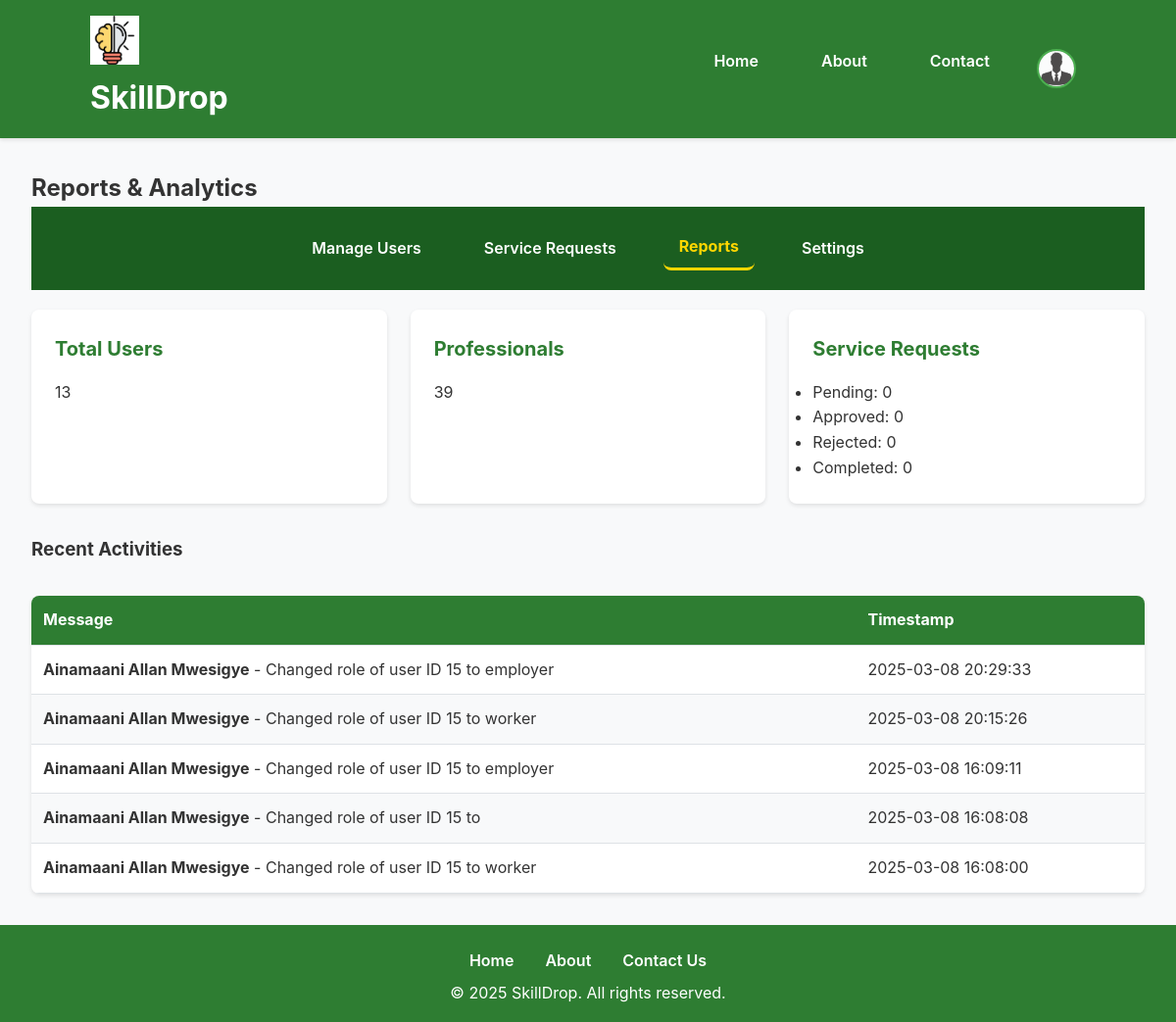
Screenshot of /admin/reports.php (signed in) with the database file from the repository.
### tables this page shows
CREATE TABLE `logs` (
  `id` int(11) NOT NULL,
  `user_id` int(11) DEFAULT NULL,
  `action` varchar(255) NOT NULL,
  `description` text DEFAULT NULL,
  `ip_address` varchar(45) DEFAULT '127.0.0.1',
  `user_agent` text NOT NULL,
  `created_at` timestamp NOT NULL DEFAULT current_timestamp()
);

CREATE TABLE `users` (
  `id` int(11) NOT NULL,
  `full_name` varchar(100) NOT NULL,
  `role` varchar(20) NOT NULL,
  `status` varchar(20) NOT NULL DEFAULT 'pending',
  `email` varchar(100) NOT NULL,
  `phone` varchar(15) DEFAULT NULL,
  `password` varchar(255) NOT NULL,
  `location` varchar(255) DEFAULT NULL,
  `profile_image` varchar(225) DEFAULT NULL,
  `created_at` timestamp NOT NULL DEFAULT current_timestamp()
);

### admin/reports.php (the view, shortened to what this page needs)
<?php
include '../includes/header.php';
include '../includes/db.php';
$total_users = $conn->query("SELECT COUNT(*) as total FROM users")->fetch_assoc()['total'];
$total_professionals = $conn->query("SELECT COUNT(*) as total FROM professionals")->fetch_assoc()['total'];
$request_data = [];
?>
<main class="main">
    <h2>Reports & Analytics</h2>
    <nav class="nav-links" id="adminlinks">
        <div class="nav-links-container">
            <a href="manage-users.php" class="nav-link">
                <i class="fas fa-users"></i> Manage Users
            </a>
            <a href="manage-requests.php" class="nav-link">
                <i class="fas fa-tasks"></i> Service Requests
            </a>
            <a href="reports.php" class="nav-link active">
                <i class="fas fa-chart-line"></i> Reports
            </a>
            <a href="settings.php" class="nav-link">
                <i class="fas fa-cog"></i> Settings
            </a>
        </div>
    </nav>
    <div class="dashboard-grid">
        <div class="dashboard-card">
            <h3 class="card-title"><i class="fas fa-users"></i> Total Users</h3>
            <p><?php echo $total_users; ?></p>
        </div>
        <div class="dashboard-card">
            <h3 class="card-title"><i class="fas fa-briefcase"></i> Professionals</h3>
            <p><?php echo $total_professionals; ?></p>
        </div>
        <div class="dashboard-card">
            <h3 class="card-title"><i class="fas fa-tasks"></i> Service Requests</h3>
            <ul>
                <li>Pending: <?php echo $request_data['pending'] ?? 0; ?></li>
                <li>Approved: <?php echo $request_data['approved'] ?? 0; ?></li>
                <li>Rejected: <?php echo $request_data['rejected'] ?? 0; ?></li>
                <li>Completed: <?php echo $request_data['completed'] ?? 0; ?></li>
            </ul>
        </div>
    </div>
    <section class="recent-activities">
    <h3 class="card-title"><i class="fas fa-bell"></i> Recent Activities</h3>
    <table class="admin-table">
        <thead>
            <tr>
                <th>Message</th>
                <th>Timestamp</th>
            </tr>
        </thead>
        <tbody>
            <?php
            $logs_query = "
                SELECT logs.description, logs.created_at, logs.user_id,
                    actor.full_name AS actor_name, affected.full_name AS affected_name
                FROM logs
                LEFT JOIN users AS actor ON logs.user_id = actor.id
                LEFT JOIN users AS affected ON logs.description REGEXP 'user ID: [0-9]+'
                    AND SUBSTRING_INDEX(logs.description, 'user ID: ', -1) = affected.id
                ORDER BY logs.created_at DESC
                LIMIT 5
            ";
            $logs_result = $conn->query($logs_query);
            if ($logs_result->num_rows > 0):
                while ($log = $logs_result->fetch_assoc()):
                    $actor_name = htmlspecialchars($log['actor_name'] ?? 'Unknown User');
                    $timestamp = date("Y-m-d H:i:s", strtotime($log['created_at']));
                    $description = htmlspecialchars($log['description']);
            ?>
                <tr>
                    <td><strong><?php echo $actor_name; ?></strong> - <?php echo $description; ?></td>
                    <td><?php echo $timestamp; ?></td>
                </tr>
            <?php endwhile; else: ?>
                <tr><td colspan="2">No recent activity.</td></tr>
            <?php endif; ?>
        </tbody>
    </table>
</section>
</main>
<?php include '../includes/footer.php'; ?>

### assets/css/main.css (style rules this page uses)
* { margin: 0; padding: 0; box-sizing: border-box; }
:root { --primary: #2E7D32; --primary-dark: #1B5E20; --primary-light: #4CAF50; --secondary: #1976D2; --background: #f8f9fa; --surface: #ffffff; --text: #333333; --text-light: #ffffff; --error: #dc3545; --success: #28a745; --gray-100: #f8f9fa; --gray-200: #e9ecef; --gray-300: #dee2e6; --star-color: #ffc107; --shadow: 0 2px 4px rgba(0, 0, 0, 0.1); --radius: 8px; }
body { font-family: 'Inter', system-ui, -apple-system, sans-serif; line-height: 1.6; color: var(--text); background-color: var(--background); min-height: 100vh; display: flex; flex-direction: column; }
.nav, .nav-list, .nav-links, .nav-links-container { display: flex; gap: 2rem; list-style: none; padding: 0; margin: 0; }
.nav-link, .footer-link { color: var(--text-light); text-decoration: none; font-weight: 600; padding: 0.5rem 1rem; border-radius: var(--radius); transition: color 0.3s ease, background-color 0.3s ease; }
.nav-link.active { font-weight: bold; color: #FFD700; border-bottom: 3px solid #FFD700; }
.nav-links-container { display: flex; flex-wrap: nowrap; justify-content: center; align-items: center; gap: 1rem; overflow-x: auto; white-space: nowrap; padding: 0.5rem 0; }
.dashboard-grid { display: grid; grid-template-columns: repeat(auto-fit, minmax(300px, 1fr)); gap: 20px; margin-top: 20px; }
.dashboard-card { background: white; padding: 15px; border-radius: 5px; box-shadow: 0 2px 4px rgba(0, 0, 0, 0.1); }

### assets/css/dashboard.css (style rules this page uses)
.main { flex: 1; padding: 2rem; max-width: 1200px; margin: 0 auto; width: 100%; }
.dashboard-grid { display: grid; grid-template-columns: repeat(auto-fit, minmax(300px, 1fr)); gap: 2rem; margin-bottom: 2rem; }
.dashboard-card { background: var(--surface); padding: 1.5rem; border-radius: var(--radius); box-shadow: var(--shadow); }
.dashboard-card h3 { font-size: 1.25rem; margin-bottom: 1rem; color: var(--primary); }
.nav-links { background-color: var(--primary-dark); padding: 0.75rem 0; }
.nav-links-container { display: flex; gap: 2rem; justify-content: center; }
.admin-table { width: 100%; border-collapse: collapse; margin-top: 2rem; background: var(--surface); box-shadow: var(--shadow); border-radius: var(--radius); overflow: hidden; }
.admin-table th, .admin-table td { padding: 0.75rem; text-align: left; border-bottom: 1px solid var(--gray-300); }
.admin-table th { background: var(--primary); color: var(--text-light); }
.admin-table tr:nth-child(even) { background: var(--gray-100); }
#adminlinks { display: block; }
.dashboard-grid { display: grid; grid-template-columns: repeat(auto-fit, minmax(250px, 1fr)); gap: 1.5rem; }

### rows the page displays
logs: user.full_name "Ainamaani Allan Mwesigye", description "Changed role of user ID 15 to employer", created_at "2025-03-08 20:29:33"
logs: user.full_name "Ainamaani Allan Mwesigye", description "Changed role of user ID 15 to worker", created_at "2025-03-08 20:15:26"
logs: user.full_name "Ainamaani Allan Mwesigye", description "Changed role of user ID 15 to employer", created_at "2025-03-08 16:09:11"
logs: user.full_name "Ainamaani Allan Mwesigye", description "Changed role of user ID 15 to", created_at "2025-03-08 16:08:08"
logs: user.full_name "Ainamaani Allan Mwesigye", description "Changed role of user ID 15 to worker", created_at "2025-03-08 16:08:00"

### other values shown
$total_users "13"
$total_professionals "39"
$request_data['pending'] "0"
$request_data['approved'] "0"
$request_data['rejected'] "0"
$request_data['completed'] "0"
